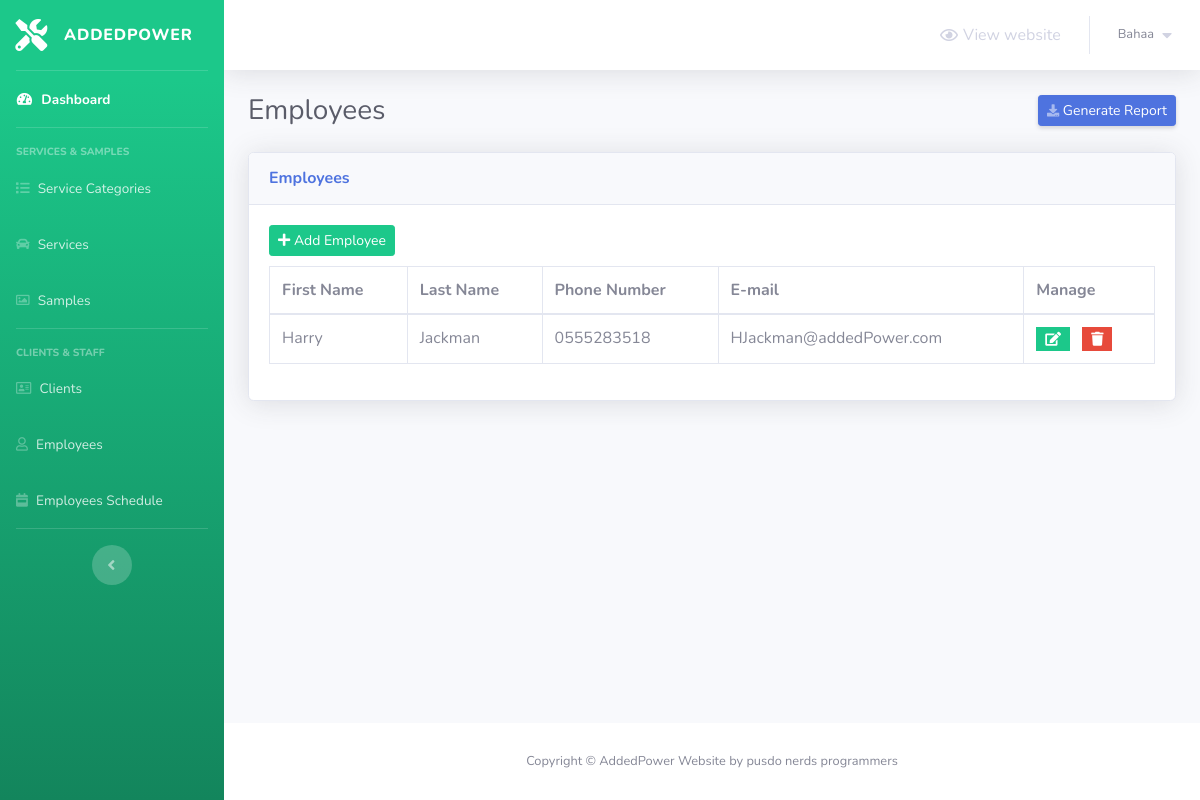
Screenshot of /admin/employees.php (signed in) with the database file from the repository.
### tables this page shows
CREATE TABLE `employees` (
  `employee_id` int(2) NOT NULL,
  `first_name` varchar(20) NOT NULL,
  `last_name` varchar(20) NOT NULL,
  `phone_number` varchar(30) NOT NULL,
  `email` varchar(50) NOT NULL
);

### admin/employees.php (the view, shortened to what this page needs)
<?php
    include 'connect.php';
    include 'Includes/templates/header.php';
    if(isset($_SESSION['adminUsername']) && isset($_SESSION['adminPwd']))
    {
?>
        <div class="container-fluid">
            <div class="d-sm-flex align-items-center justify-content-between mb-4">
                <h1 class="h3 mb-0 text-gray-800">Employees</h1>
                <a href="#" class="d-none d-sm-inline-block btn btn-sm btn-primary shadow-sm">
                    <i class="fas fa-download fa-sm text-white-50"></i>
                    Generate Report
                </a>
            </div>
            <?php
                $do = '';
                if(isset($_GET['do']) && in_array($_GET['do'], array('Add','Edit')))
                {
                    $do = htmlspecialchars($_GET['do']);
                }
                else
                {
                    $do = 'Manage';
                }
                if($do == 'Manage')
                {
                    $stmt = $con->prepare("SELECT * FROM employees");
                    $stmt->execute();
                    $rows_employees = $stmt->fetchAll();
                    ?>
                        <div class="card shadow mb-4">
                            <div class="card-header py-3">
                                <h6 class="m-0 font-weight-bold text-primary">Employees</h6>
                            </div>
                            <div class="card-body">
                                <a href="employees.php?do=Add" class="btn btn-success btn-sm" style="margin-bottom: 10px;">
                                    <i class="fa fa-plus"></i>
                                    Add Employee
                                </a>
                                <div class="table-responsive">
                                    <table class="table table-bordered">
                                        <thead>
                                            <tr>
                                                <th scope="col">First Name</th>
                                                <th scope="col">Last Name</th>
                                                <th scope="col">Phone Number</th>
                                                <th scope="col">E-mail</th>
                                                <th scope="col">Manage</th>
                                            </tr>
                                        </thead>
                                        <tbody>
                                            <?php
                                                foreach($rows_employees as $employee)
                                                {
                                                    echo "<tr>";
                                                        echo "<td>";
                                                            echo $employee['first_name'];
                                                        echo "</td>";
                                                        echo "<td>";
                                                            echo $employee['last_name'];
                                                        echo "</td>";
                                                        echo "<td>";
                                                            echo $employee['phone_number'];
                                                        echo "</td>";
                                                        echo "<td>";
                                                            echo $employee['email'];
                                                        echo "</td>";
                                                        echo "<td>";
                                                            $delete_data = "delete_employee_".$employee["employee_id"];
                                                    ?>
                                                        <ul class="list-inline m-0">
                                                            <li class="list-inline-item" data-toggle="tooltip" title="Edit">
                                                                <button class="btn btn-success btn-sm rounded-0">
                                                                    <a href="employees.php?do=Edit&employee_id=<?php echo $employee['employee_id']; ?>" style="color: white;">
                                                                        <i class="fa fa-edit"></i>
                                                                    </a>
                                                                </button>
                                                            </li>
                                                            <li class="list-inline-item" data-toggle="tooltip" title="Delete">
                                                                <button class="btn btn-danger btn-sm rounded-0" type="button" data-toggle="modal" data-target="#<?php echo $delete_data; ?>" data-placement="top"><i class="fa fa-trash"></i></button>
                                                            </li>
                                                        </ul>
                                                    <?php
                                                    echo "</td>";
                                                    echo "</tr>";
                                                }
                                            ?>
                                        </tbody>
                                    </table>
                                </div>
                            </div>
                        </div>
                    <?php
                }
            ?>
        </div>
<?php
        include 'Includes/templates/footer.php';
    }
    else
    {
        header('Location: login.php');
        exit();
    }
?>

### rows the page displays
employees: first_name "Harry", last_name "Jackman", phone_number "0555283518", email "HJackman@addedPower.com"

### other values shown
$_SESSION['adminUsername'] "Bahaa"
